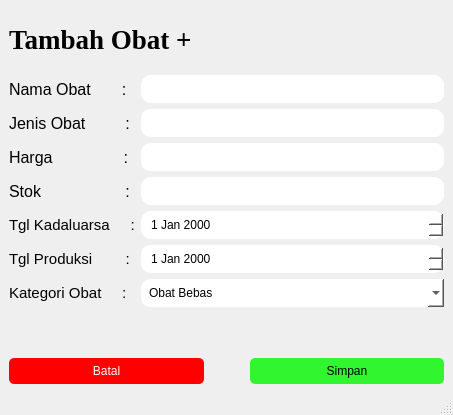
<?xml version="1.0" encoding="UTF-8"?>
<ui version="4.0">
 <class>MainWindow</class>
 <widget class="QMainWindow" name="MainWindow">
  <property name="geometry">
   <rect>
    <x>0</x>
    <y>0</y>
    <width>453</width>
    <height>415</height>
   </rect>
  </property>
  <property name="windowTitle">
   <string>MainWindow</string>
  </property>
  <widget class="QWidget" name="centralwidget">
   <layout class="QVBoxLayout" name="verticalLayout">
    <item>
     <widget class="QLabel" name="label">
      <property name="sizePolicy">
       <sizepolicy hsizetype="Expanding" vsizetype="Expanding">
        <horstretch>0</horstretch>
        <verstretch>0</verstretch>
       </sizepolicy>
      </property>
      <property name="minimumSize">
       <size>
        <width>0</width>
        <height>0</height>
       </size>
      </property>
      <property name="maximumSize">
       <size>
        <width>9000</width>
        <height>60</height>
       </size>
      </property>
      <property name="font">
       <font>
        <family>Times New Roman</family>
        <pointsize>20</pointsize>
        <bold>true</bold>
       </font>
      </property>
      <property name="styleSheet">
       <string notr="true">
border-radius: 5px;</string>
      </property>
      <property name="text">
       <string>Tambah Obat + </string>
      </property>
     </widget>
    </item>
    <item>
     <layout class="QGridLayout" name="gridLayout_2">
      <property name="bottomMargin">
       <number>0</number>
      </property>
      <item row="5" column="0">
       <widget class="QLabel" name="label_6">
        <property name="font">
         <font>
          <pointsize>11</pointsize>
         </font>
        </property>
        <property name="text">
         <string>Tgl Produksi        :</string>
        </property>
       </widget>
      </item>
      <item row="1" column="1">
       <widget class="QLineEdit" name="lineEdit_2">
        <property name="enabled">
         <bool>true</bool>
        </property>
        <property name="styleSheet">
         <string notr="true">background-color: rgb(255, 255, 255);
border-radius: 10px;
padding: 6px 8px;</string>
        </property>
       </widget>
      </item>
      <item row="3" column="0">
       <widget class="QLabel" name="label_5">
        <property name="font">
         <font>
          <pointsize>12</pointsize>
         </font>
        </property>
        <property name="text">
         <string>Stok                   :</string>
        </property>
       </widget>
      </item>
      <item row="2" column="0">
       <widget class="QLabel" name="label_4">
        <property name="font">
         <font>
          <pointsize>12</pointsize>
         </font>
        </property>
        <property name="text">
         <string>Harga                :</string>
        </property>
       </widget>
      </item>
      <item row="2" column="1">
       <widget class="QLineEdit" name="lineEdit_3">
        <property name="enabled">
         <bool>true</bool>
        </property>
        <property name="styleSheet">
         <string notr="true">background-color: rgb(255, 255, 255);
border-radius: 10px;
padding: 6px 8px;</string>
        </property>
       </widget>
      </item>
      <item row="0" column="0">
       <widget class="QLabel" name="label_2">
        <property name="font">
         <font>
          <pointsize>12</pointsize>
         </font>
        </property>
        <property name="text">
         <string>Nama Obat       :</string>
        </property>
       </widget>
      </item>
      <item row="4" column="0">
       <widget class="QLabel" name="label_7">
        <property name="font">
         <font>
          <pointsize>11</pointsize>
         </font>
        </property>
        <property name="text">
         <string>Tgl Kadaluarsa     :</string>
        </property>
       </widget>
      </item>
      <item row="0" column="1">
       <widget class="QLineEdit" name="lineEdit">
        <property name="enabled">
         <bool>true</bool>
        </property>
        <property name="styleSheet">
         <string notr="true">background-color: rgb(255, 255, 255);
border-radius: 10px;
padding: 6px 8px;</string>
        </property>
       </widget>
      </item>
      <item row="3" column="1">
       <widget class="QLineEdit" name="lineEdit_4">
        <property name="enabled">
         <bool>true</bool>
        </property>
        <property name="styleSheet">
         <string notr="true">background-color: rgb(255, 255, 255);
border-radius: 10px;
padding: 6px 8px;</string>
        </property>
       </widget>
      </item>
      <item row="6" column="0">
       <widget class="QLabel" name="label_8">
        <property name="font">
         <font>
          <pointsize>11</pointsize>
         </font>
        </property>
        <property name="text">
         <string>Kategori Obat     :</string>
        </property>
       </widget>
      </item>
      <item row="1" column="0">
       <widget class="QLabel" name="label_3">
        <property name="font">
         <font>
          <pointsize>12</pointsize>
         </font>
        </property>
        <property name="text">
         <string>Jenis Obat         :</string>
        </property>
       </widget>
      </item>
      <item row="6" column="1">
       <widget class="QComboBox" name="comboBox">
        <property name="styleSheet">
         <string notr="true">background-color: rgb(255, 255, 255);
border-radius: 10px;
padding: 6px 8px;</string>
        </property>
        <item>
         <property name="text">
          <string>Obat Bebas</string>
         </property>
        </item>
        <item>
         <property name="text">
          <string>Obat Bebas Terbatas</string>
         </property>
        </item>
        <item>
         <property name="text">
          <string>Obat Keras</string>
         </property>
        </item>
        <item>
         <property name="text">
          <string>Obat Narkotika &amp; Psikotropika</string>
         </property>
        </item>
       </widget>
      </item>
      <item row="7" column="1">
       <spacer name="verticalSpacer">
        <property name="orientation">
         <enum>Qt::Vertical</enum>
        </property>
        <property name="sizeHint" stdset="0">
         <size>
          <width>20</width>
          <height>40</height>
         </size>
        </property>
       </spacer>
      </item>
      <item row="4" column="1">
       <widget class="QDateEdit" name="dateEdit">
        <property name="styleSheet">
         <string notr="true">background-color: rgb(255, 255, 255);
border-radius: 10px;
padding: 6px 8px;</string>
        </property>
       </widget>
      </item>
      <item row="5" column="1">
       <widget class="QDateEdit" name="dateEdit_2">
        <property name="styleSheet">
         <string notr="true">background-color: rgb(255, 255, 255);
border-radius: 10px;
padding: 6px 8px;</string>
        </property>
       </widget>
      </item>
     </layout>
    </item>
    <item>
     <layout class="QGridLayout" name="gridLayout">
      <property name="topMargin">
       <number>0</number>
      </property>
      <item row="0" column="0">
       <widget class="QPushButton" name="pushButton_batal">
        <property name="styleSheet">
         <string notr="true">QPushButton { 
border-radius: 5px;
padding: 6px 8px; 
	background-color: rgb(255, 0, 0);
    color: white;
}

/* Saat kursor hover */
QPushButton:hover {
     /* warna saat hover */
background-color:rgb(213, 0, 0);
	color: white;
}

/* Saat tombol ditekan */
QPushButton:pressed {
     /* warna saat ditekan */
background-color: rgb(213, 0, 0);
	color: white;
}</string>
        </property>
        <property name="text">
         <string>Batal</string>
        </property>
       </widget>
      </item>
      <item row="0" column="2">
       <widget class="QPushButton" name="pushButton_simpan">
        <property name="styleSheet">
         <string notr="true">QPushButton { 
background-color: rgb(49, 245, 46);
	border-radius: 5px;
padding: 6px 8px; 
}

/* Saat kursor hover */
QPushButton:hover {
     /* warna saat hover */
	background-color: rgb(85, 255, 127);
    color: black;
}

/* Saat tombol ditekan */
QPushButton:pressed {
     /* warna saat ditekan */
		background-color: rgb(85, 255, 127);
    color: black;
}

</string>
        </property>
        <property name="text">
         <string>Simpan</string>
        </property>
       </widget>
      </item>
      <item row="0" column="1">
       <spacer name="horizontalSpacer">
        <property name="orientation">
         <enum>Qt::Horizontal</enum>
        </property>
        <property name="sizeType">
         <enum>QSizePolicy::Fixed</enum>
        </property>
        <property name="sizeHint" stdset="0">
         <size>
          <width>40</width>
          <height>20</height>
         </size>
        </property>
       </spacer>
      </item>
     </layout>
    </item>
   </layout>
  </widget>
  <widget class="QMenuBar" name="menubar">
   <property name="geometry">
    <rect>
     <x>0</x>
     <y>0</y>
     <width>453</width>
     <height>22</height>
    </rect>
   </property>
  </widget>
  <widget class="QStatusBar" name="statusbar"/>
 </widget>
 <resources/>
 <connections/>
</ui>
